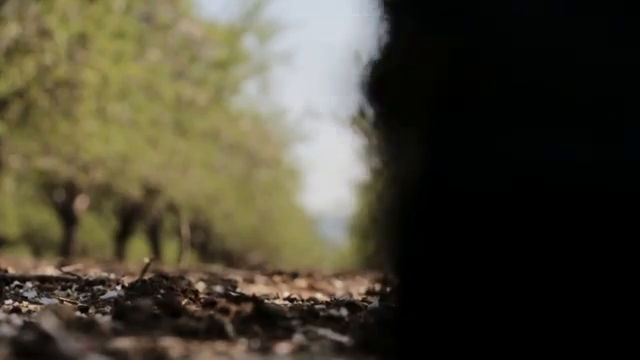
#> input picture frame 30 of auxiliary2022/walk.mp4, 640 x 360 px
$ python encoder.py
#> lines starting #> are read from the running program, lines starting #| are printed output that depends on the picture
### source2022/huffman.py
import heapq
import ast

# node of the huffman tree
class node:
    def __init__(self, prob, symbol, left=None, right=None):
        self.prob = prob

        self.symbol = symbol

        self.left = left

        self.right = right

        # gets values 0 or 1
        self.huff = ''

    def __lt__(self, nxt):
        return self.prob < nxt.prob

codes = dict()

# return huffman codes
def all_nodes(node, val=''):

    # read current node huffman code
    new_val = val + str(node.huff)

    # if it is not a leaf node continue on the next until we reach leaf node
    if(node.left):
        all_nodes(node.left, new_val)
    if(node.right):
        all_nodes(node.right, new_val)

    # if we find a leaf node print its huffman code
    if(not node.left and not node.right):
        codes[node.symbol] = new_val

    return codes


# creates huffman tree
# takes a dictionary as a parameter, which contains all the unique symbols with their frequency values
def encode(probabilities):

    nodes=[]

    # push data into a heap
    for x in range(len(probabilities)):
        heapq.heappush(nodes, node(probabilities[list(probabilities.keys())[x]], list(probabilities.keys())[x]))

    # create huffman tree with given data
    while len(nodes)>1:
        left = heapq.heappop(nodes)
        right = heapq.heappop(nodes)

        left.huff = 0
        right.huff = 1

        # connect the 2 smallest nodes
        new_node = node(left.prob + right.prob, left.symbol+right.symbol, left, right)

        heapq.heappush(nodes, new_node)

    return all_nodes(nodes[0])


# [31 lines left out: function decoder, not called in this run]

### source2022/encoder.py
import cv2
import numpy as np
import huffman

# I-frame will be compressed and saved as lossless jpeg:
#   - Convert BGR image to grayscale
#   - Calculate prediction-image using horizontal predictor X=A
#   - Calculate the prediction error-image (original image - prediction image)
#   - Entropy encoding on the result (huffman encoding)
#
# P-frames are predicted from the previous frame:
#   - Convert BGR image to grayscale
#   - Calculate the absolute image difference between the previous frame and the target frame (target frame - previous frame)
#   - Calculate the prediction-image using horizontal predictor X=A
#   - Calculate the prediction error-image (image difference - prediction-image)
#   - Entropy encoding on the result (huffman encoding)

# read frame in grayscale
video = cv2.VideoCapture('walk.mp4')
success, image = video.read()
#> image is the input picture: shape (360, 640, 3); mean B, G, R 52.4, 68.4, 73.2
total_frames=0

# first frame is the I-frame
I_frame = cv2.cvtColor(image, cv2.COLOR_BGR2GRAY)
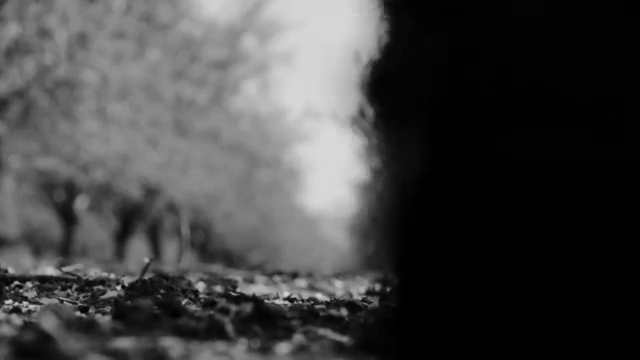
#> I_frame: shape (360, 640); min 0, max 217, mean 68

cv2.imshow("I-frame", I_frame)
cv2.waitKey(0)

# calculate width and height of frame
width = len(I_frame[0])
#> width = 640
height = len(I_frame)
#> height = 360

img_diff_prediction = []

# roll each row as X=A
for i in range(height):
    img_diff_prediction.append(np.roll(I_frame[i],1))
    # setting first value of each row 0
    img_diff_prediction[i][0] = 0
#> after the loop, img_diff_prediction = 360 items

# calculate probabilities for each unique number in the frame
# calculate the error image
error_image = I_frame-img_diff_prediction
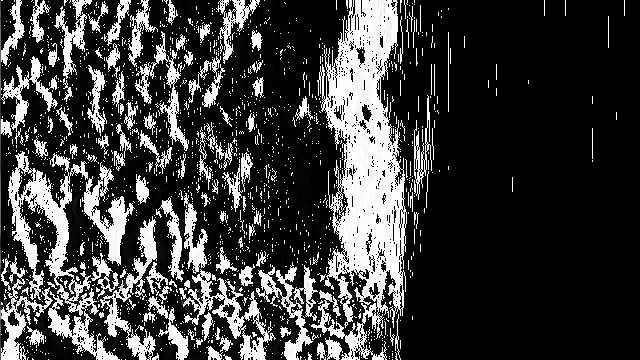
#> error_image: shape (360, 640); min 0, max 255, mean 60.3

cv2.imshow("I-frame error image", error_image)
cv2.waitKey(0)

# get the probabilities of unique values in the I-frame difference
uniq, counts = np.unique(error_image,return_counts=True)
#> uniq = 203 values from 0 to 255; counts = 203 values, max 124939 at index 0, min 1 at index 53, mean 1135

# convert probabilities into dictionary
probabilities = dict(np.asarray((uniq,counts)).T)
#> probabilities = 203 items
# sort dictionary by ascending order
probabilities = {k: v for k, v in sorted(probabilities.items(), key=lambda item: item[1])}
# generate huffman code
codes = huffman.encode(probabilities)
#> the loop in encode, `for x in range(len(probabilities)):` made 203 passes
#> the loop in encode, `while len(nodes)>1:` made 202 passes
#> in all_nodes, `new_val = val + str(node.huff)`: new_val = ''
#> codes = 203 items
# scan error-image and convert each value to it's huffman code
bitstring = ''
for i in range(len(error_image)):
    for j in range(len(error_image[i])):
        bitstring += codes[error_image[i][j]]

f = (open('bitstring.txt', 'a'))
# l frame will not add " - " only p frames will write " - " before the bitstring
f.write(bitstring + " | " + str(codes))
f.close

prev_frame = I_frame

#while success:
while total_frames <= 4:
    success, P_frame = video.read()
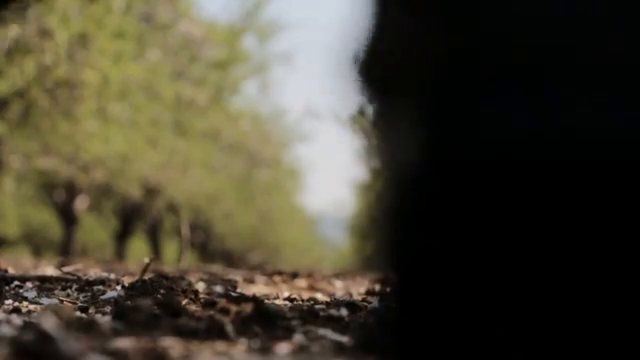
#> input picture frame 31 of auxiliary2022/walk.mp4, 640 x 360 px
#> P_frame is the input picture: shape (360, 640, 3); mean B, G, R 51.4, 67.2, 72.2
    P_frame = cv2.cvtColor(P_frame, cv2.COLOR_BGR2GRAY)
#> P_frame: shape (360, 640)

    print('read a new frame:', success)
#| read a new frame: True
    total_frames += 1
    image_difference = abs(P_frame - prev_frame)
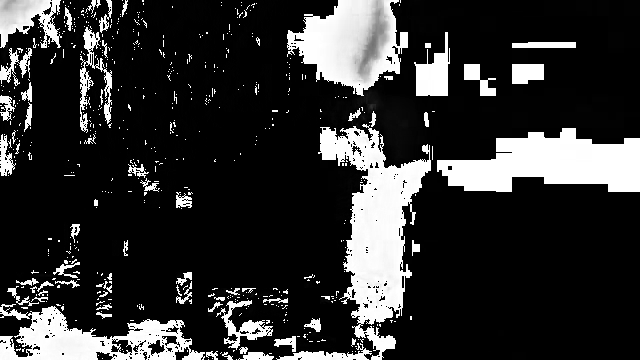
#> image_difference: shape (360, 640); min 0, max 255, mean 48.9

    cv2.imshow("Image-Difference {}".format(total_frames),image_difference)
    cv2.waitKey(0)

    img_diff_prediction = []
    # roll each row as X=A
    for i in range(height):
        img_diff_prediction.append(np.roll(image_difference[i],1))
        # setting first value of each row 0
        img_diff_prediction[i][0] = 0

    # calculate the error image
    error_image = image_difference-img_diff_prediction
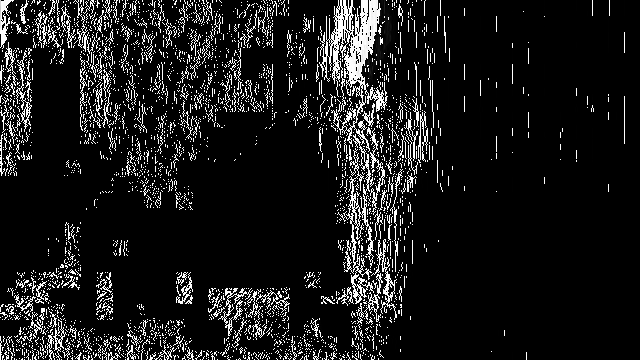
#> error_image: shape (360, 640); min 0, max 255, mean 26.2

    cv2.imshow("Error-Image {}".format(total_frames),error_image)
    cv2.waitKey(0)

    # get probabilities of unique values in the l-frame difference
    uniq, counts = np.unique(error_image,return_counts=True)
#> uniq = 80 values from 0 to 255; counts = 80 values, max 183914 at index 0, min 1 at index 22, mean 2880

    # convert probabilities into dictionary
    probabilities = dict(np.asarray((uniq,counts)).T)
#> probabilities = 80 items
    # sort dictionary by ascending order
    probabilities = {k: v for k, v in sorted(probabilities.items(), key=lambda item: item[1])}
    # generate huffman code
    codes = huffman.encode(probabilities)
#> the loop in encode (call 2), `for x in range(len(probabilities)):` made 80 passes
#> the loop in encode (call 2), `while len(nodes)>1:` made 79 passes
    # scan error image and convert each value to it's huffman code
    bitstring = ''
    for i in range(len(error_image)):
        for j in range(len(error_image[i])):
            bitstring += codes[error_image[i][j]]

    f = (open('bitstring.txt', 'a'))
    # l frame will not add " - " only p frames will write " - " before the bitstring
    f.write(" - " + bitstring + " | " + str(codes))
    f.close


    prev_frame = P_frame

$ run again, starting later in the video
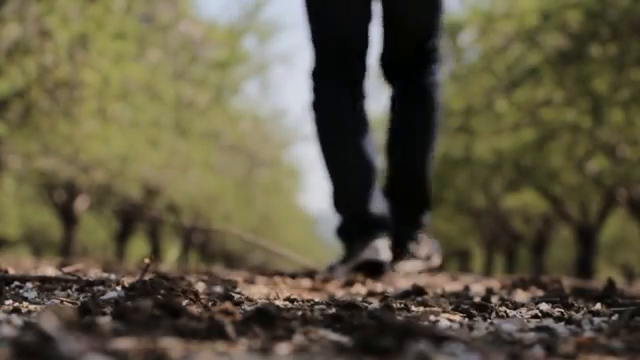
#> input picture frame 135 of auxiliary2022/walk.mp4, 640 x 360 px
#> image is the input picture: shape (360, 640, 3); mean B, G, R 66.3, 88, 94.8
#> `I_frame = cv2.cvtColor(image, cv2.COLOR_BGR2GRAY)`:
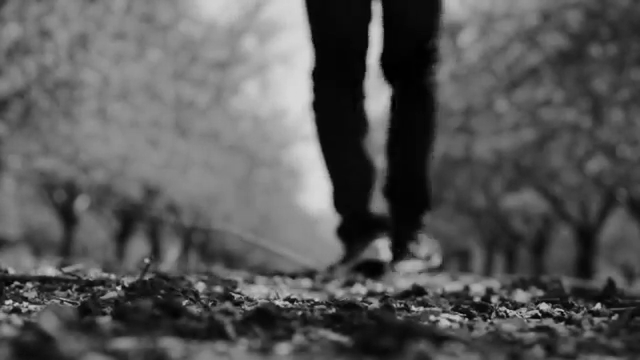
#> I_frame: shape (360, 640); min 0, max 217, mean 87.6
#> width = 640
#> height = 360
#> after the loop `for i in range(height):`: img_diff_prediction = 360 items
#> `uniq, counts = np.unique(error_image,return_counts=True)`: uniq = 219 values from 0 to 255; counts = 219 values, max 62630 at index 0, min 1 at index 100, mean 1052.1
#> `probabilities = dict(np.asarray((uniq,counts)).T)`: probabilities = 219 items
#> the loop in encode, `for x in range(len(probabilities)):` made 219 passes
#> the loop in encode, `while len(nodes)>1:` made 218 passes
#> new_val = ''
#> codes = 219 items
#> P_frame: shape (360, 640)
#| read a new frame: True
#> `error_image = image_difference-img_diff_prediction`:
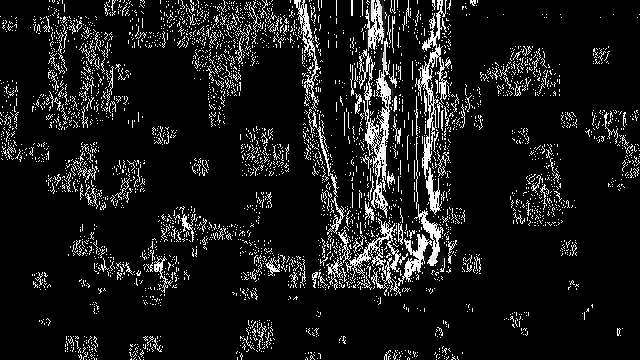
#> error_image: shape (360, 640); min 0, max 255, mean 25
#> `uniq, counts = np.unique(error_image,return_counts=True)`: uniq = 120 values from 0 to 255; counts = 120 values, max 185432 at index 0, min 1 at index 45, mean 1920
#> `probabilities = dict(np.asarray((uniq,counts)).T)`: probabilities = 120 items
#> the loop in encode (call 2), `for x in range(len(probabilities)):` made 120 passes
#> the loop in encode (call 2), `while len(nodes)>1:` made 119 passes

$ run again, starting later in the video
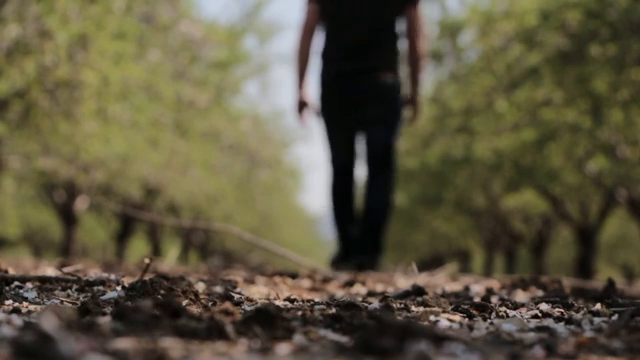
#> input picture frame 240 of auxiliary2022/walk.mp4, 640 x 360 px
#> image is the input picture: shape (360, 640, 3); mean B, G, R 64.4, 86.9, 93.7
#> `I_frame = cv2.cvtColor(image, cv2.COLOR_BGR2GRAY)`:
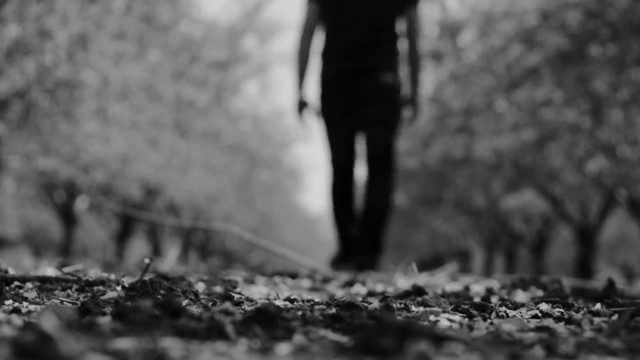
#> I_frame: shape (360, 640); min 1, max 216, mean 86.4
#> width = 640
#> height = 360
#> after the loop `for i in range(height):`: img_diff_prediction = 360 items
#> `uniq, counts = np.unique(error_image,return_counts=True)`: uniq = 215 values from 0 to 255; counts = 215 values, max 56025 at index 0, min 1 at index 90, mean 1071.6
#> `probabilities = dict(np.asarray((uniq,counts)).T)`: probabilities = 215 items
#> the loop in encode, `for x in range(len(probabilities)):` made 215 passes
#> the loop in encode, `while len(nodes)>1:` made 214 passes
#> new_val = ''
#> codes = 215 items
#> P_frame: shape (360, 640)
#| read a new frame: True
#> `error_image = image_difference-img_diff_prediction`:
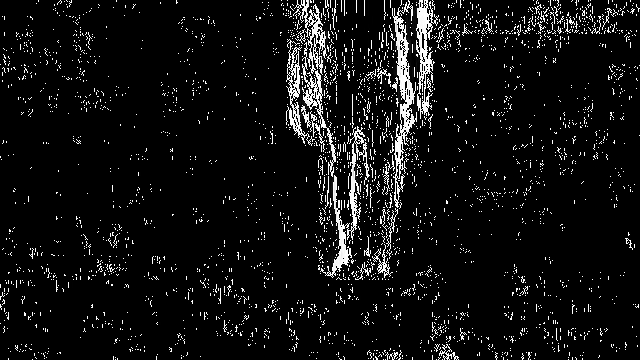
#> error_image: shape (360, 640); min 0, max 255, mean 17
#> `uniq, counts = np.unique(error_image,return_counts=True)`: uniq = 82 values from 0 to 255; counts = 82 values, max 199416 at index 0, min 1 at index 31, mean 2809.8
#> `probabilities = dict(np.asarray((uniq,counts)).T)`: probabilities = 82 items
#> the loop in encode (call 2), `for x in range(len(probabilities)):` made 82 passes
#> the loop in encode (call 2), `while len(nodes)>1:` made 81 passes
